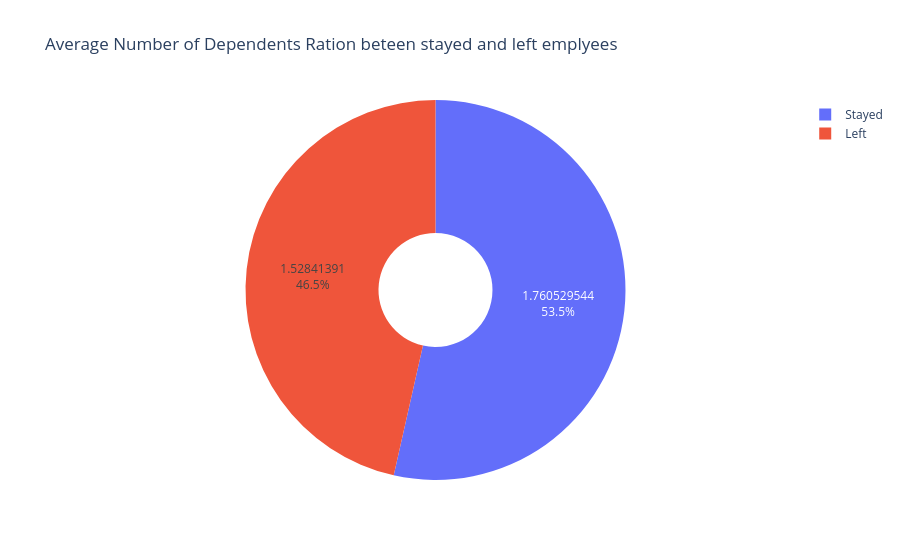

This figure's notebook cell:
### Code cell
# is the reason in مادي ولا معنوي

d = df.groupby('attrition')['number_of_dependents'].mean().reset_index(name='number_of_dependents')
d

fig = px.pie(d,
             names='attrition',
             values='number_of_dependents',
             title='Average Number of Dependents Ration beteen stayed and left emplyees',
             hole=0.3,
             )

fig.update_traces(textinfo='percent+value')
fig.show()

### Figure 1 — Plotly figure (JSON) as saved in the notebook; plotly's stock layout.template omitted (floating-point values rounded to 4 significant figures)
{"data": [{"domain": {"x": [0, 1], "y": [0, 1]}, "hole": 0.3, "hovertemplate": "attrition=%{label}<br>number_of_dependents=%{value}<extra></extra>", "labels": ["Left", "Stayed"], "legendgroup": "", "name": "", "showlegend": true, "textinfo": "percent+value", "type": "pie", "values": [1.528, 1.761]}], "layout": {"legend": {"tracegroupgap": 0}, "title": {"text": "Average Number of Dependents Ration beteen stayed and left emplyees"}}}
